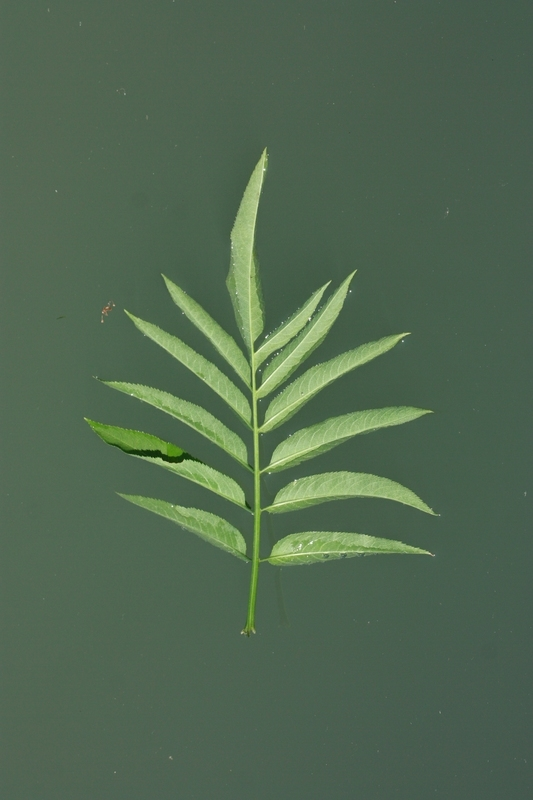
#> input picture teste.jpg, 533 x 800 px
$ python teste.py   (older library calls are emulated)
#> lines starting #> are read from the running program, lines starting #| are printed output that depends on the picture; after the words box and inside, x2 and y2 are one past the last pixel; in counts of white or black regions, pixels touching at a corner belong together
from skimage.color import rgb2gray
from scipy import misc
import numpy as np
import matplotlib.pyplot as plt
import matplotlib.cm as cm
from skimage.filters import threshold_otsu
from copy import deepcopy
from skimage.morphology import square
from skimage.morphology import white_tophat
from skimage.morphology import black_tophat

img = misc.imread("teste.jpg")
#> img is the input picture: shape (800, 533, 3); mean R, G, B 81.2, 104.1, 81.1

def weightedAverage_pixel(pixel):
    return pixel[0]*0.299 + pixel[1]*0.587 + pixel[2]*0.114


grey = np.zeros((img.shape[0], img.shape[1])) # init 2D numpy array
# get row number
for rownum in range(len(img)):
   for colnum in range(len(img[rownum])):
      grey[rownum][colnum] = weightedAverage_pixel(img[rownum][colnum])
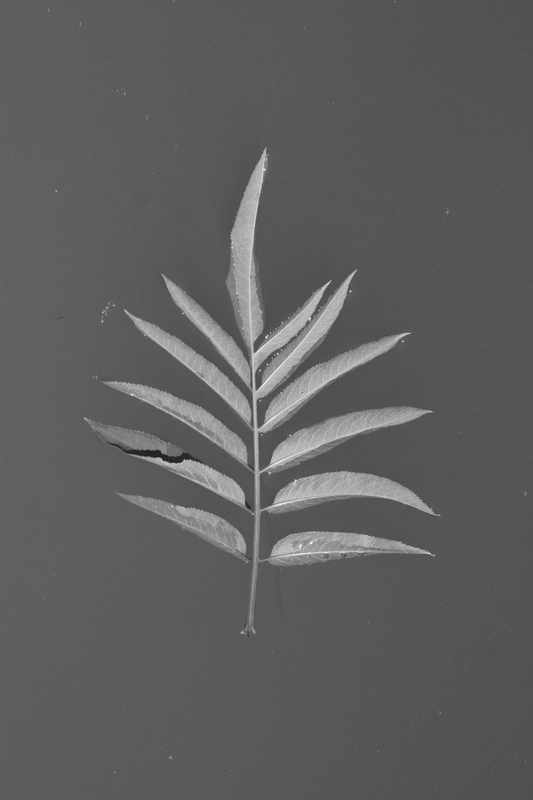
#> grey: shape (800, 533) float64; min 28.83, max 246.9, mean 94.6


thresh = threshold_otsu(grey)
#> thresh = 124.7
binary = grey > thresh
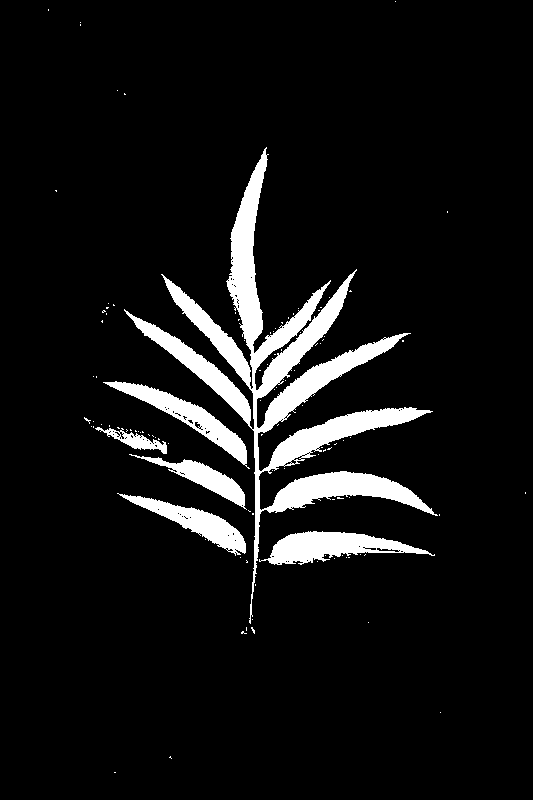
#> binary: shape (800, 533) bool; 7.7% white; 108 white regions (102 under 20 px), largest, box (x1, y1, x2, y2) and area: (124, 147, 438, 624) 22404, (259, 531, 435, 565) 2996, (103, 381, 250, 469) 2624, (117, 493, 246, 556) 2259, (129, 454, 247, 510) 1605, (95, 427, 167, 454) 616

fig, axes = plt.subplots(ncols = 5)
ax = axes.ravel()

ax[0].imshow(img)
ax[0].set_title('Original')

ax[1].imshow(grey, cmap = plt.cm.gray)
ax[1].set_title('Grey Level')

ax[2].imshow(binary, cmap = plt.cm.gray)
ax[2].set_title('Otsu')

newimg = deepcopy(img)


for i in range(len(binary)):
    for k in range(len(binary[i])):
        if(binary[i][k]):
            newimg[i][k] = img[i][k]
        else:
            newimg[i][k] = [255, 255, 255]
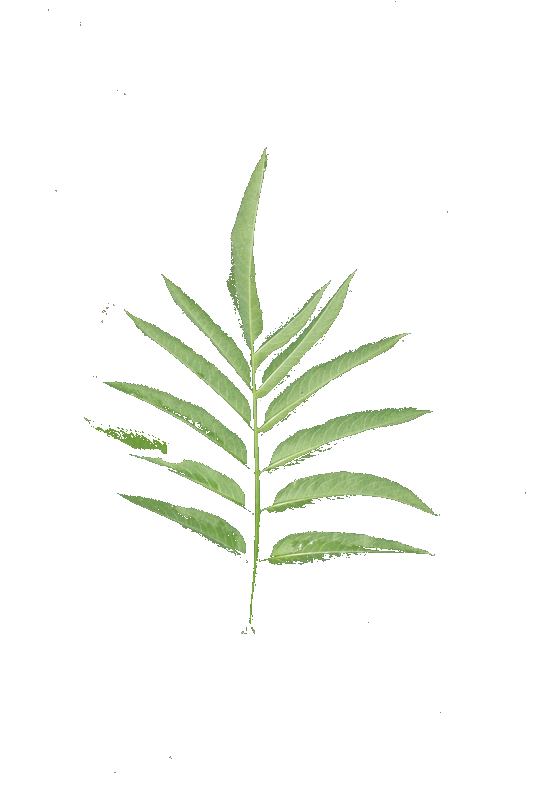
#> newimg: shape (800, 533, 3); mean R, G, B 246.6, 249, 244.1


newnewimg = black_tophat(newimg)
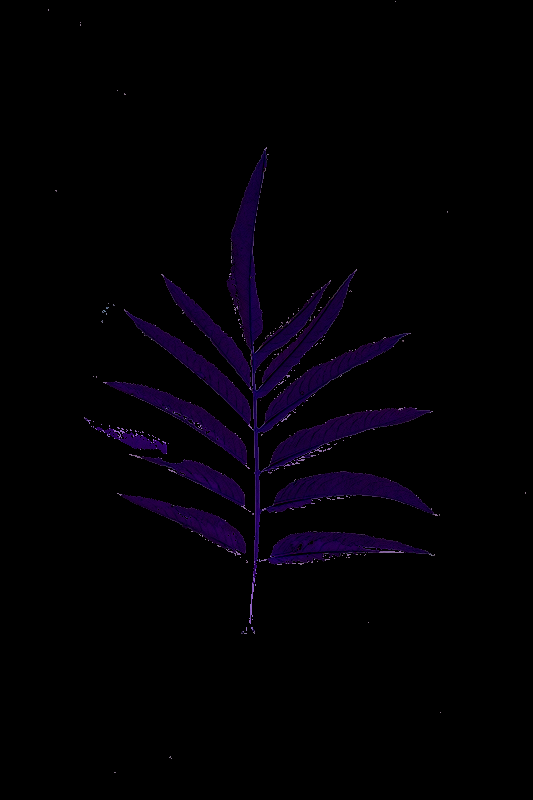
#> newnewimg: shape (800, 533, 3); mean R, G, B 2.3, 0.5, 4.8

ax[3].imshow(newimg)
ax[3].set_title('Result')

ax[4].imshow(newnewimg)
ax[4].set_title('Black Tophat')

for a in ax:
    a.axis('off')

plt.show()
